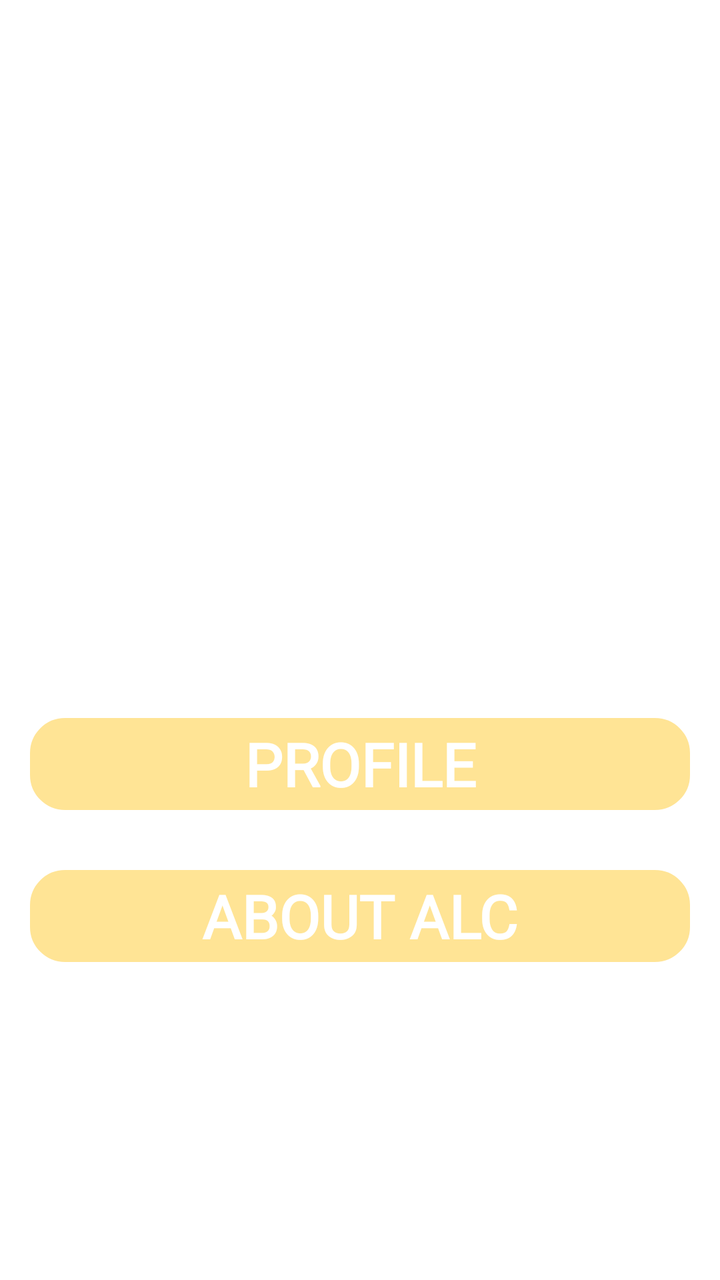
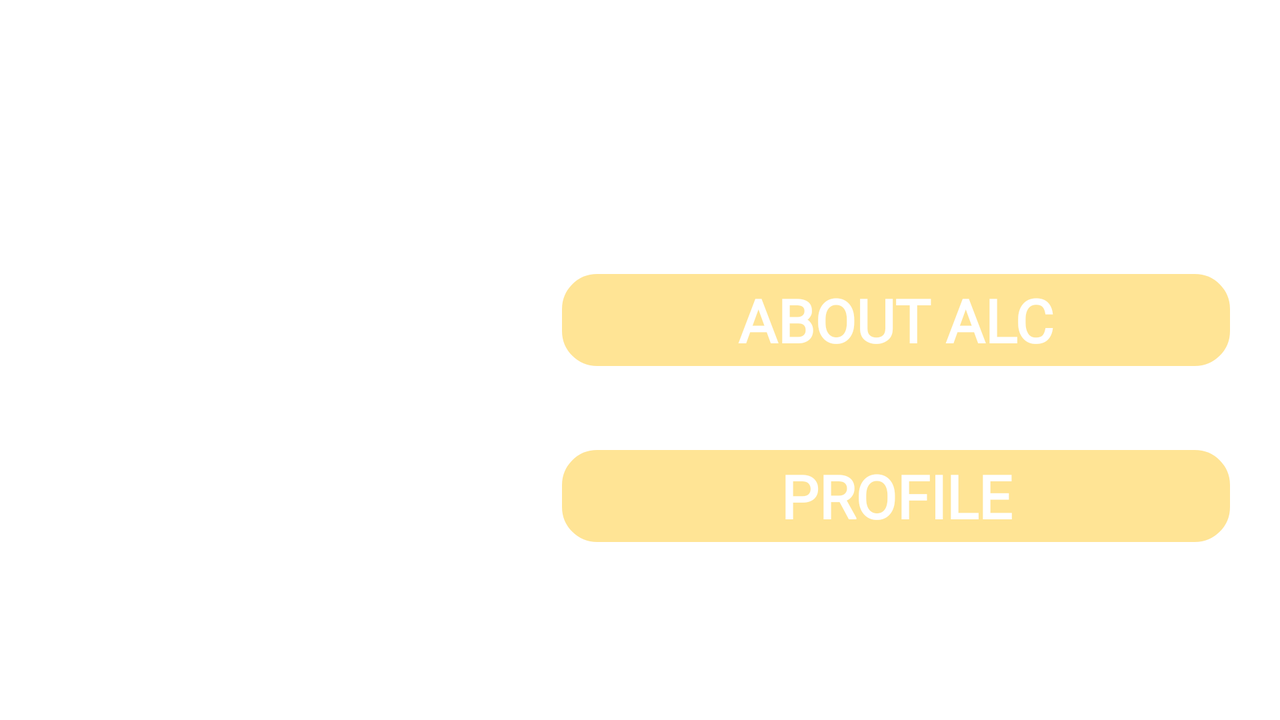

Two renders of one Android screen. The first uses the default layout on a phone; the second uses the alternative layout the repository ships for a different screen configuration, on a matching device. The two XML files are below.
<!-- AndroidManifest.xml: application theme AppTheme.NoActionBar -->
<!-- res/layout/activity_main.xml -->
<?xml version="1.0" encoding="utf-8"?>
<android.support.constraint.ConstraintLayout xmlns:android="http://schemas.android.com/apk/res/android"
    xmlns:app="http://schemas.android.com/apk/res-auto"
    xmlns:tools="http://schemas.android.com/tools"
    android:layout_width="match_parent"
    android:layout_height="match_parent"
    android:fitsSystemWindows="true"
    app:layout_behavior="@string/appbar_scrolling_view_behavior"
    tools:context=".MainActivity">
    <include
        android:id="@+id/app_bar"
        layout="@layout/app_bar" />

    <LinearLayout
        android:layout_width="0dp"
        android:layout_height="match_parent"
        android:gravity="center"
        android:orientation="vertical"
        app:layout_constraintEnd_toEndOf="parent"
        app:layout_constraintStart_toStartOf="parent"
        app:layout_constraintTop_toBottomOf="@+id/app_bar">

        <ImageView
            android:id="@+id/logo"
            android:layout_width="@dimen/andela_logo"
            android:layout_height="@dimen/andela_logo"
            android:contentDescription="@string/andela"
            app:srcCompat="@drawable/andela" />

        <TextView
            android:id="@+id/welcome"
            android:layout_width="match_parent"
            android:layout_height="wrap_content"
            android:layout_margin="@dimen/layout_padding"
            android:fontFamily="@font/ofont"
            android:text="@string/welcome"
            android:textAlignment="center"
            android:textAppearance="@style/TextAppearance.AppCompat.Large"
            android:textColor="@android:color/white"
            android:textSize="@dimen/name_tv_size"
            android:textStyle="bold" />

        <Button
            android:id="@+id/btn_profile"
            android:layout_width="match_parent"
            android:layout_height="wrap_content"
            android:layout_margin="14dp"
            android:background="@drawable/btn_bg"
            android:fontFamily="@font/ofont"
            android:onClick="Onclick"
            android:text="@string/txt_profile"
            android:textColor="@android:color/white"
            android:textSize="@dimen/name_tv_size"
            android:textStyle="bold"
            android:typeface="serif" />

        <Button
            android:id="@+id/btn_alc_connect"
            android:layout_width="match_parent"
            android:layout_height="wrap_content"
            android:layout_margin="14dp"
            android:background="@drawable/btn_bg"
            android:fontFamily="@font/ofont"
            android:onClick="Onclick"
            android:text="@string/txt_alc_connect"
            android:textColor="@android:color/white"
            android:textSize="@dimen/name_tv_size"
            android:textStyle="bold"
            android:typeface="serif" />
    </LinearLayout>
</android.support.constraint.ConstraintLayout>
<!-- res/layout/app_bar.xml (included above) -->
<?xml version="1.0" encoding="utf-8"?>
<android.support.design.widget.AppBarLayout xmlns:app="http://schemas.android.com/apk/res-auto"
    xmlns:android="http://schemas.android.com/apk/res/android"
    xmlns:tools="http://schemas.android.com/tools"
    android:layout_width="match_parent"
    android:layout_height="wrap_content"
    android:theme="@style/AppTheme.AppBarOverlay"
    android:background="@android:color/transparent">

    <android.support.v7.widget.Toolbar
        android:id="@+id/toolbar"
        android:layout_width="match_parent"
        android:layout_height="?attr/actionBarSize"
        app:layout_collapseMode="parallax"
        app:popupTheme="@style/AppTheme.PopupOverlay" >
    </android.support.v7.widget.Toolbar>
</android.support.design.widget.AppBarLayout>
<!-- resources referenced by this layout -->
<resources>
  <dimen name="andela_logo">100dp</dimen>
  <dimen name="layout_padding">30dp</dimen>
  <dimen name="name_tv_size">30sp</dimen>
  <!-- drawable btn_bg (drawable) -->
  <?xml version="1.0" encoding="utf-8"?>
  <selector xmlns:android="http://schemas.android.com/apk/res/android">
      <item android:state_pressed="false">
          <shape android:shape="rectangle">
              <solid android:color="#6DFFC107" />
              <corners android:bottomLeftRadius="18dp" android:bottomRightRadius="18dp" android:topLeftRadius="18dp" android:topRightRadius="18dp" />
              <stroke android:width="1dp" android:color="#FFFFFF" />
          </shape>
      </item>
      <item android:state_pressed="true">
          <shape android:shape="rectangle">
              <solid android:color="#C49508" />
              <corners android:bottomLeftRadius="18dp" android:bottomRightRadius="18dp" android:topLeftRadius="18dp" android:topRightRadius="18dp" />
              <stroke android:width="1dp" android:color="#6A740D" />
          </shape>
      </item>
  </selector>
  <string name="andela">andela_logo</string>
  <string name="txt_alc_connect">About ALC</string>
  <string name="txt_profile">Profile</string>
  <string name="welcome">Welcome to ALC 4.0</string>
  <style name="AppTheme.AppBarOverlay" parent="ThemeOverlay.AppCompat.Dark.ActionBar" />
  <style name="AppTheme.PopupOverlay" parent="ThemeOverlay.AppCompat.Light" />
  <!-- from res/values-v21/ -->
  <style name="AppTheme.NoActionBar">
          <item name="android:windowDrawsSystemBarBackgrounds">true</item>
          <item name="android:statusBarColor">@android:color/transparent</item>
          <item name="android:fitsSystemWindows">true</item>
          <item name="windowActionBar">false</item>
          <item name="windowNoTitle">true</item>
          <item name="android:windowBackground">@drawable/bg</item>
  
      </style>
</resources>
<!-- res/layout-land/activity_main.xml (the repository's variant of the layout above) -->
<!-- drawn on the phone turned sideways -->
<?xml version="1.0" encoding="utf-8"?>
<android.support.constraint.ConstraintLayout xmlns:android="http://schemas.android.com/apk/res/android"
    xmlns:app="http://schemas.android.com/apk/res-auto"
    xmlns:tools="http://schemas.android.com/tools"
    android:layout_width="match_parent"
    android:layout_height="match_parent"
    android:fitsSystemWindows="true"

    app:layout_behavior="@string/appbar_scrolling_view_behavior"
    tools:context=".MainActivity">

    <include
        android:id="@+id/app_bar"
        layout="@layout/app_bar"/>


    <LinearLayout
        android:layout_width="0dp"
        android:layout_height="0dp"
        android:orientation="horizontal"
        app:layout_constraintBottom_toBottomOf="parent"
        app:layout_constraintEnd_toEndOf="parent"
        app:layout_constraintStart_toStartOf="parent"
        app:layout_constraintTop_toBottomOf="@+id/app_bar"
        android:baselineAligned="false">

        <LinearLayout
            android:layout_width="match_parent"
            android:layout_height="match_parent"
            android:layout_weight="1.5"
            android:gravity="center"
            android:orientation="vertical">

            <ImageView
                android:id="@+id/logo"
                android:layout_width="100dp"
                android:layout_height="100dp"
                app:srcCompat="@drawable/andela" />

            <TextView
                android:id="@+id/welcome"
                android:layout_width="match_parent"
                android:layout_height="wrap_content"
                android:layout_margin="18dp"
                android:fontFamily="@font/ofont"
                android:text="@string/welcome"
                android:textAlignment="center"
                android:textAppearance="@style/TextAppearance.AppCompat.Large"
                android:textColor="@android:color/white"
                android:textSize="30sp"
                android:textStyle="bold" />
        </LinearLayout>


        <LinearLayout
            android:layout_width="match_parent"
            android:layout_height="match_parent"
            android:layout_margin="24dp"
            android:layout_weight="1"
            android:gravity="center"
            android:orientation="vertical">

            <Button
                android:id="@+id/btn_alc_connect"
                android:layout_width="match_parent"
                android:layout_height="wrap_content"
                android:background="@drawable/btn_bg"
                android:fontFamily="@font/ofont"
                android:onClick="Onclick"
                android:text="@string/txt_alc_connect"
                android:textColor="@android:color/white"
                android:textSize="30sp"
                android:textStyle="bold"
                android:typeface="serif" />

            <Button
                android:id="@+id/btn_profile"
                android:layout_width="match_parent"
                android:layout_height="wrap_content"
                android:layout_marginTop="40dp"
                android:background="@drawable/btn_bg"
                android:fontFamily="@font/ofont"
                android:onClick="Onclick"
                android:text="@string/txt_profile"
                android:textColor="@android:color/white"
                android:textSize="30sp"
                android:textStyle="bold"
                android:typeface="serif" />
        </LinearLayout>
    </LinearLayout>








</android.support.constraint.ConstraintLayout>
<!-- resources referenced by the variant -->
<!-- as the phone turned sideways resolves them -->
<resources>
  <!-- drawable btn_bg (drawable) -->
  <?xml version="1.0" encoding="utf-8"?>
  <selector xmlns:android="http://schemas.android.com/apk/res/android">
      <item android:state_pressed="false">
          <shape android:shape="rectangle">
              <solid android:color="#6DFFC107" />
              <corners android:bottomLeftRadius="18dp" android:bottomRightRadius="18dp" android:topLeftRadius="18dp" android:topRightRadius="18dp" />
              <stroke android:width="1dp" android:color="#FFFFFF" />
          </shape>
      </item>
      <item android:state_pressed="true">
          <shape android:shape="rectangle">
              <solid android:color="#C49508" />
              <corners android:bottomLeftRadius="18dp" android:bottomRightRadius="18dp" android:topLeftRadius="18dp" android:topRightRadius="18dp" />
              <stroke android:width="1dp" android:color="#6A740D" />
          </shape>
      </item>
  </selector>
  <string name="txt_alc_connect">About ALC</string>
  <string name="txt_profile">Profile</string>
  <string name="welcome">Welcome to ALC 4.0</string>
  <style name="AppTheme.AppBarOverlay" parent="ThemeOverlay.AppCompat.Dark.ActionBar" />
  <style name="AppTheme.PopupOverlay" parent="ThemeOverlay.AppCompat.Light" />
  <!-- from res/values-v21/ -->
  <style name="AppTheme.NoActionBar">
          <item name="android:windowDrawsSystemBarBackgrounds">true</item>
          <item name="android:statusBarColor">@android:color/transparent</item>
          <item name="android:fitsSystemWindows">true</item>
          <item name="windowActionBar">false</item>
          <item name="windowNoTitle">true</item>
          <item name="android:windowBackground">@drawable/bg</item>
  
      </style>
</resources>
